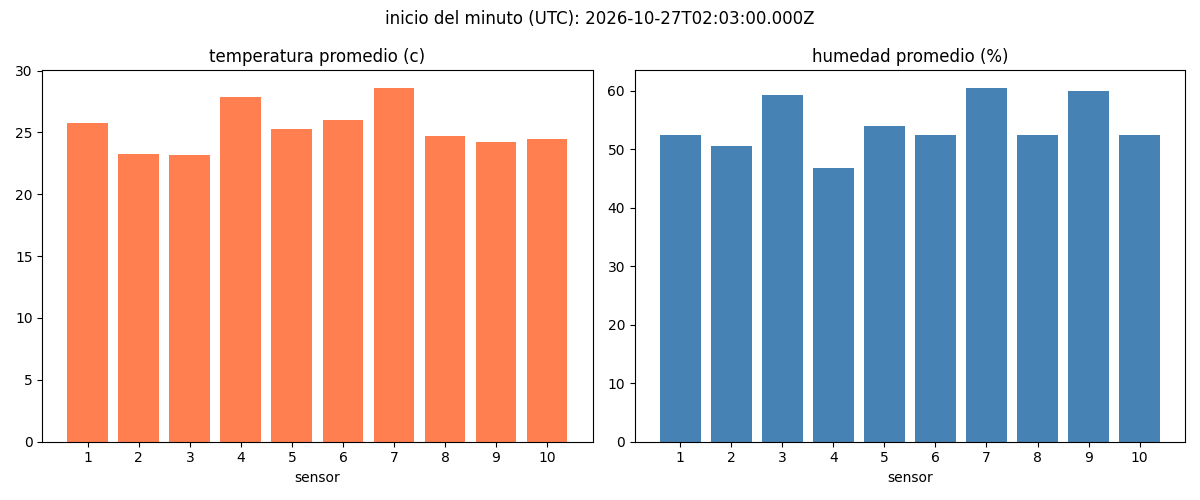

Here is the Python script that generated this plot:
import json
from pathlib import Path
import matplotlib
matplotlib.use("Agg")
import matplotlib.pyplot as plt

carpeta = Path("/home/hadoop/resultados_sensores")
datos = []
for archivo in carpeta.glob("part-*.json"):
    for linea in archivo.read_text().splitlines():
        datos.append(json.loads(linea))
if not datos:
    raise SystemExit("No hay datos para graficar")

ultimo = max(d["window"]["start"] for d in datos)
datos = [d for d in datos if d["window"]["start"] == ultimo]
datos.sort(key=lambda d: d["sensor_id"])
sensores = [str(d["sensor_id"]) for d in datos]
temperaturas = [d["temperatura_promedio"] for d in datos]
humedades = [d["humedad_promedio"] for d in datos]
fig, ejes = plt.subplots(1, 2, figsize=(12, 5))
ejes[0].bar(sensores, temperaturas, color="coral")
ejes[0].set_title("temperatura promedio (c)")
ejes[0].set_xlabel("sensor")
ejes[1].bar(sensores, humedades, color="steelblue")
ejes[1].set_title("humedad promedio (%)")
ejes[1].set_xlabel("sensor")
fig.suptitle("inicio del minuto (UTC): " + ultimo)
plt.tight_layout()
plt.savefig("/home/hadoop/grafica_sensores.png")
plt.close()
print("grafica guardada")
